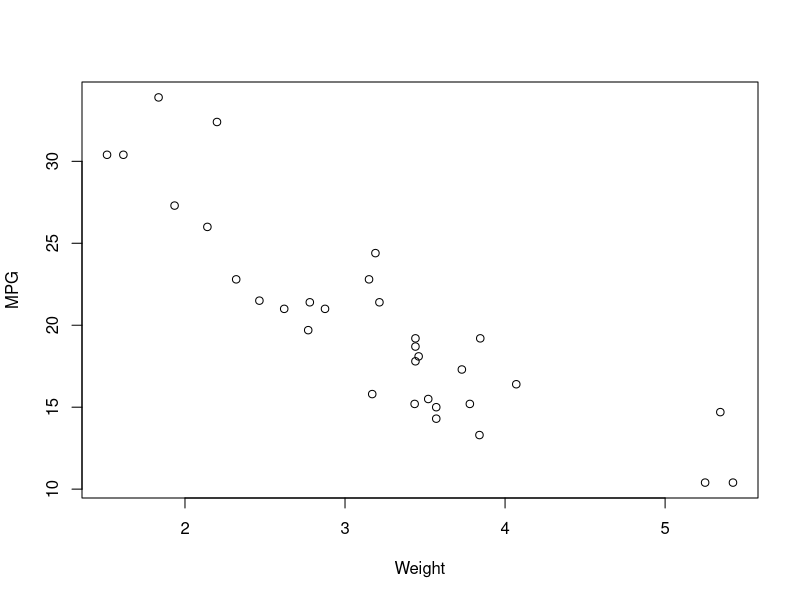
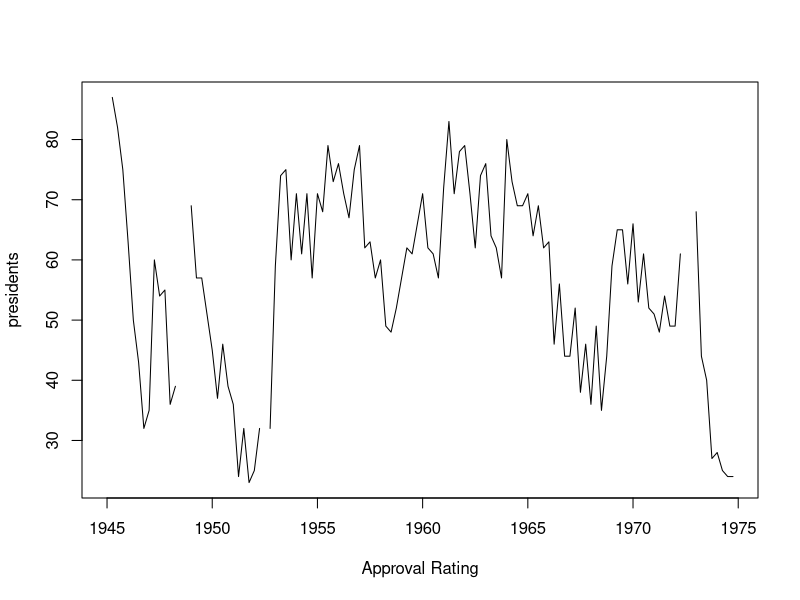
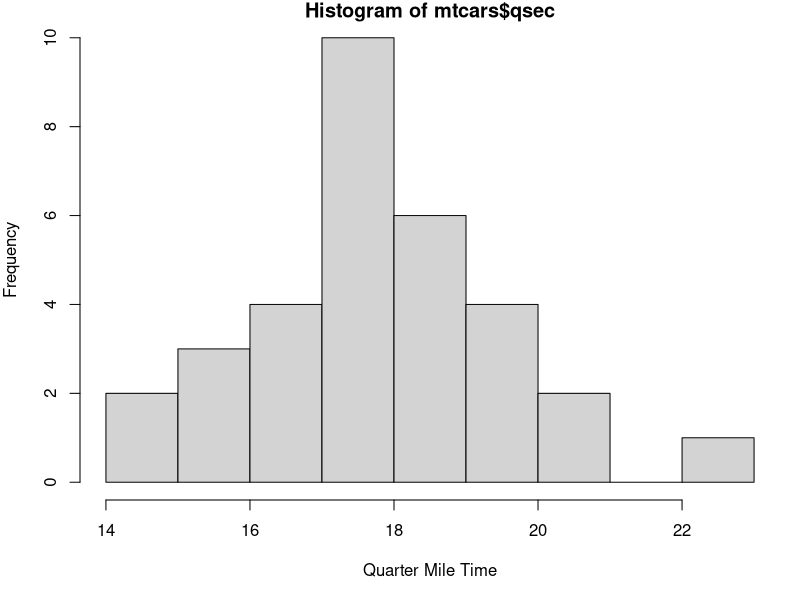
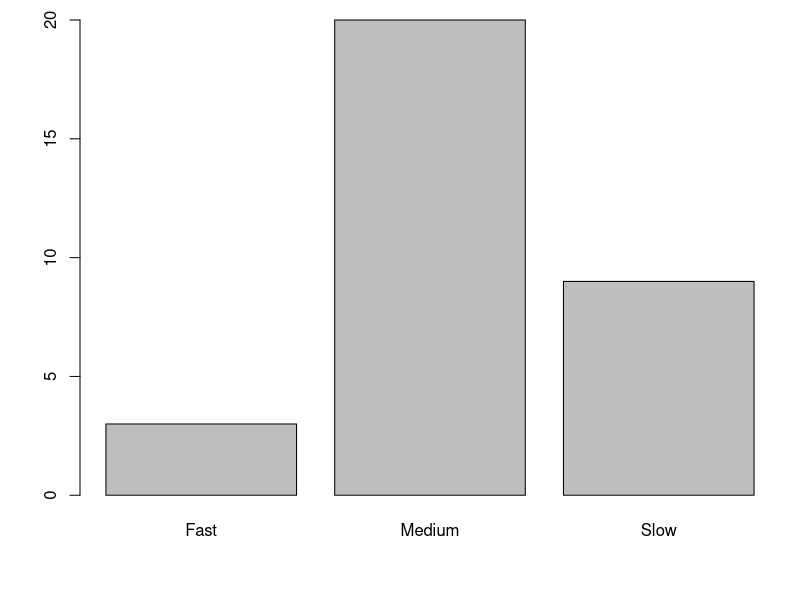
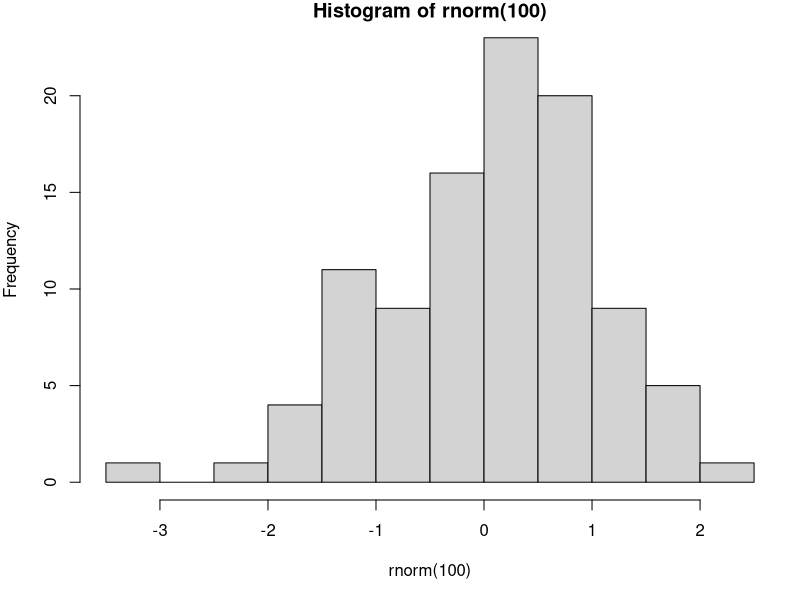

Here is the R script that generated these plots, in order:
## ---- chunk 1
knitr::opts_chunk$set(echo=T, warning=F, error=T, message=F, cache=FALSE,
               fig.path='getting-staRted-figures/', dev='png', dpi=96, par=TRUE,
               tidy=F, prompt=F, collapse=T,
               resize.height=4, fig.width=7, fig.height=5,
               out.format = 'markdown')
options(width=80, digits=3)

knitr::knit_hooks$set(par=function(before, options, envir){
if (before && options$fig.show!='none'){
  par(mar=c(5,4,1,1), bg='white')
  }
})

## ---- chunk 2
3+3
sqrt(4^4)
2==2
## ---- chunk 3
x <- 10         # Assigment operator
y <- 1:x        # Sequence
y[2]            # Element selection
"str" == 'str'  # Strings
## ---- chunk 4
fun <- function(x=0){
  # Adds 42 to the input number
  return(x+42)
}
fun(8)
## ---- chunk 5
x <- c(1, 2, 3, 4, 5); x
y <- c(6:10); y
## ---- chunk 6
a <- sample(1:5, 10, replace=TRUE)
length(a)
unique(a)
length(unique(a))
a * 2
## ---- chunk 7
mystr <- 'Glad you\'re here'
print(mystr)
## ---- chunk 8
paste(mystr, '!', sep='')
c(mystr, '!')
## ---- chunk 9
cbind(x,y)   # 5 x 2 matrix
rbind(x,y)   # 2 x 5 matrix
## ---- chunk 10
matrix(1:10, nrow=2, ncol=5, byrow=TRUE)
## ---- chunk 11
c('a', 2)
c(1L, 1.0)
c(1L, 1.1)
## ---- chunk 12
matrix(1:5, nrow=2, ncol=5, byrow=FALSE)
## ---- chunk 13
x <- rep(1:3, 2)
x
x <- factor(x, levels=c(1, 2, 3), 
            labels=c('Bad', 'Good', 'Best'))
x
## ---- chunk 14
x[order(x)]
x[order(x, decreasing=T)]
## ---- chunk 15
factor(x, levels=c('Best', 'Good', 'Bad'))
factor(x, labels=c('Best', 'Good', 'Bad'))
## ---- chunk 16
as.numeric(x)
## ---- chunk 17
as.character(x)
## ---- chunk 18
mylist <-  list(vec = 1:5, str = "Strings!")
mylist
## ---- chunk 19
mylist[[1]]
mylist$str
mylist$vec[2]
## ---- chunk 20
require(ggplot2)
data(diamonds, package='ggplot2')
head(diamonds)
## ---- chunk 21
knitr::kable(head(diamonds))
## ---- chunk 22
mydf <- data.frame(My.Numbers = sample(1:10, 6),
                   My.Factors = x)
mydf
## ---- chunk 23
names(mydf)
## ---- chunk 24
dim(mydf)
## ---- chunk 25
a <- 10
if(a > 11){
  print('Bigger!')
} else if(a < 9){
  print('Smaller!')
} else {
  print('On the money!')
}
## ---- chunk 26
z <- c()
for(i in 1:10){
  z <- c(z, i^2)
}
z
## ---- chunk 27
z <- c()
i <- 1

while(i <= 5){
  z <- c(z, i^3)
  i <- i+1
}

z
## ---- chunk 28
head(mtcars)
## ---- chunk 29
knitr::kable(head(mtcars))
## ---- chunk 30
mtcars[1,2]
## ---- chunk 31
mtcars[1,]
## ---- chunk 32
mtcars[,'qsec'][1:10]
## ---- chunk 33
gas_guzzlers <- mtcars[mtcars$mpg < 20,]
head(gas_guzzlers)
## ---- chunk 34
knitr::kable(head(gas_guzzlers))
## ---- chunk 35
gas_guzzlers <- mtcars[mtcars$mpg < 20 & mtcars$cyl == 6,]
head(gas_guzzlers)
## ---- chunk 36
knitr::kable(head(gas_guzzlers))
## ---- chunk 37
mtcars[mtcars$qsec < 17, 'Class'] <- 'Slow'
mtcars[mtcars$qsec > 17, 'Class'] <- 'Medium'
mtcars[mtcars$qsec > 20, 'Class'] <- 'Fast'
table(mtcars$Class)
## ---- chunk 38
mtcars$qsec[1:10] > 17
## ---- chunk 39
foo <- c(1.2, NA, 2.4, 6.2, 8.3)
bar <- c(9.1, 7.6, NA, 1.1, 4.7)
fb <- cbind(foo, bar)
fb[complete.cases(fb),]
foo[!is.na(foo)]
## ---- chunk 40
summary(mtcars[,1:3])
## ---- chunk 41
str(mtcars)
## ---- chunk 42
attributes(mtcars[1:10,])
## ---- chunk 43
table(mtcars$cyl, mtcars$gear)
## ---- chunk 44
plot(mtcars$wt, mtcars$mpg,
     xlab='Weight', ylab='MPG')
## ---- chunk 45
plot(presidents, type='l',
     xlab = 'Approval Rating')
## ---- chunk 46
par(mar=c(5,4,1,1), bg='white')
hist(mtcars$qsec, xlab='Quarter Mile Time')
## ---- chunk 47
barplot(table(mtcars$Class))
## ---- chunk 48
hist(rnorm(100))
